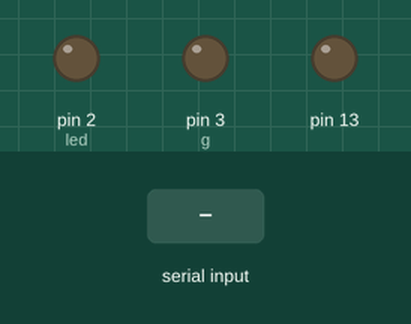
Recording of a sketch running on a simulated Arduino Uno, built with avr-gcc and run on an emulated ATmega328P. Shown: output pins drawn as LEDs (lit = HIGH). The inputs (shaded band) are chosen by the test bench.

Above: at 1.2 s.
1.3 s: "H" received over Serial
At 1.8 s:
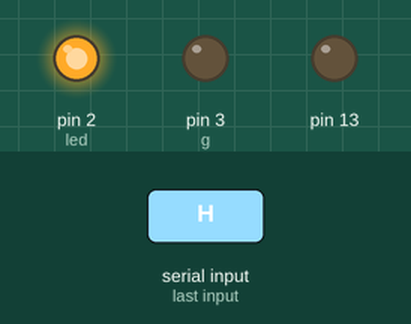
Timing chart, 0 to 4.3 s (numbered marks = the images above; inputs shaded):
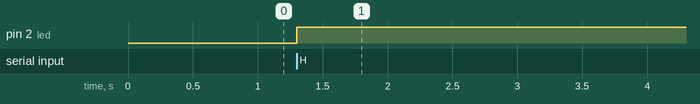

The sketch:

arduiNoooo.ino
```cpp
int x;
int led = 2;
int g = 3;
int incomingByte;
void setup() {
 pinMode(led,OUTPUT);
 pinMode(g,OUTPUT);
 pinMode(13,OUTPUT);
 Serial.begin(115200);
 Serial.setTimeout(1);
}
void loop() {
 if (Serial.available()) {
    incomingByte = Serial.read();
    if (incomingByte == 'H') {
      digitalWrite(led, HIGH);
      digitalWrite(g, LOW);
      delay(5000);
    }
    if (incomingByte == 'L') {
      digitalWrite(led, LOW);
      digitalWrite(g, LOW);
    }
  }
}
```

Measured:
- after the input at 1.3 s, pin 2 (led): LOW → HIGH at once
